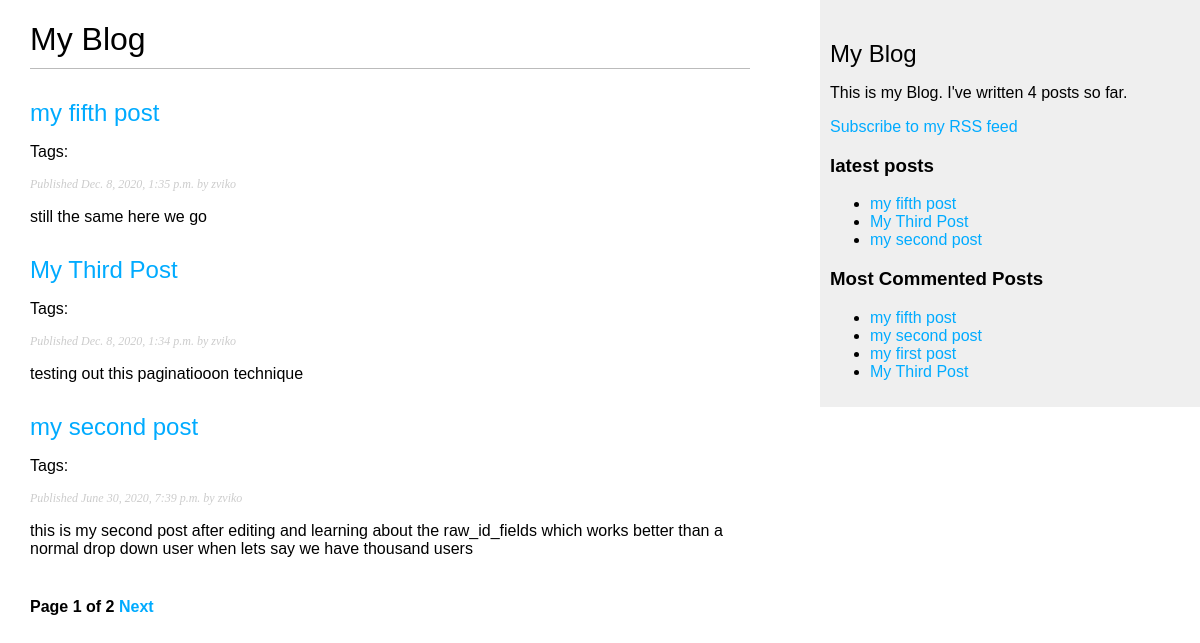
The page /blog/ on the database as committed earlier.
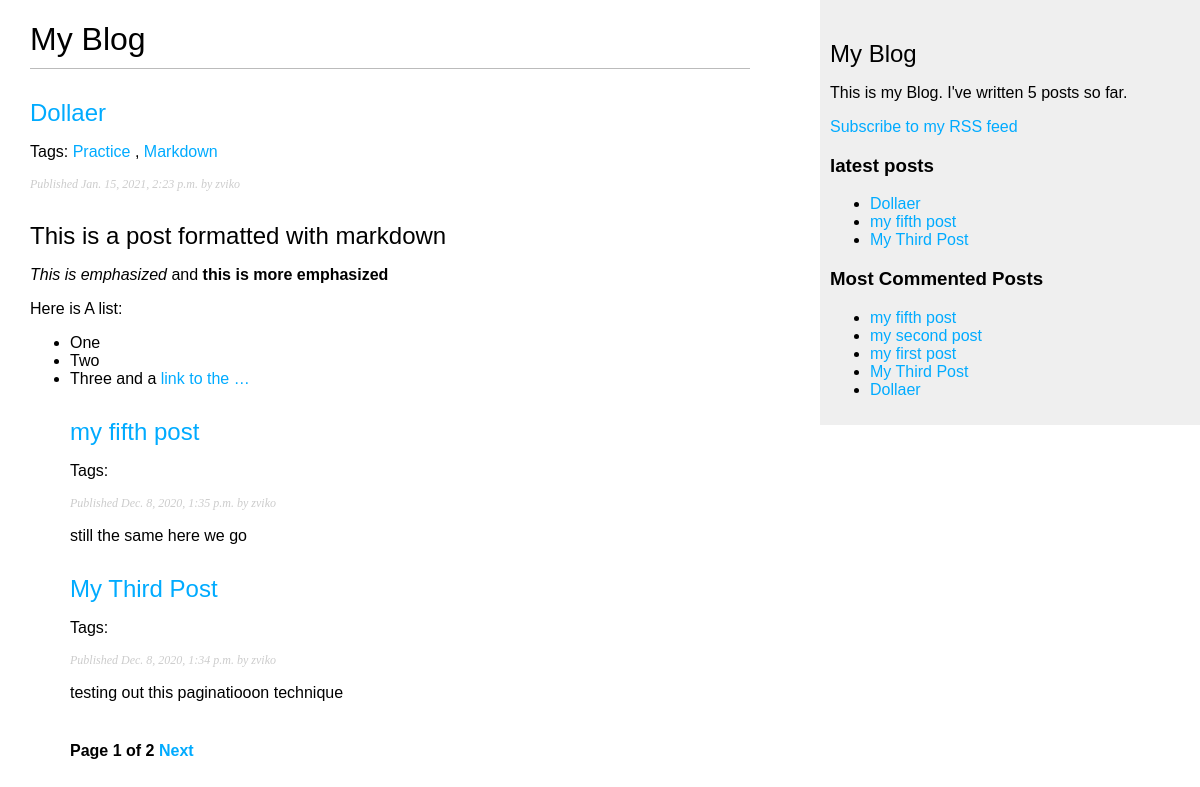
The same page on the database as committed later.
### blog/models.py (models this page shows, shortened)
class Post(models.Model):
    STATUS_CHOICES = (
        ('draft', 'Draft'),
        ('published', 'Published'),
    )
    title = models.CharField(max_length=250)
    slug = models.SlugField(max_length=250, unique_for_date='publish')
    author = models.ForeignKey(User, on_delete=models.CASCADE, related_name='blog_posts')
    body = models.TextField()
    publish = models.DateTimeField(default=timezone.now)
    created = models.DateTimeField(auto_now_add=True)
    updated = models.DateTimeField(auto_now=True)
    status = models.CharField(max_length=10, choices= STATUS_CHOICES,default='draft')
    class Meta:
        ordering = ('-publish',)
    objects = models.Manager()
    published = PublishedManager()
    def get_absolute_url(self):
        return reverse('blog:post_detail', args=[self.publish.year, self.publish.month, self.publish.day, self.slug])
    tags = TaggableManager()

### blog/views.py (the view)
# urls.py: path('', views.post_list, name='post_list'),
def post_list(request, tag_slug=None):
    object_list = Post.published.all()
    tag = None
    if tag_slug:
        tag = get_object_or_404(Tag, slug=tag_slug)
        object_list = object_list.filter(tags__in=[tag])
    paginator = Paginator(object_list, 3)# 3 posts in each page
    page = request.GET.get('page')
    try:
        posts = paginator.page(page)
    except PageNotAnInteger:
        posts = paginator.page(1)
    except EmptyPage:
        posts = paginator.page(paginator.num_pages)
    return render(request, 'blog/post/list.html', {'posts': posts,'page':page, 'tag': tag})

### blog/models.py (called while the page is built)
    def get_queryset(self):
        return super(PublishedManager,
                     self).get_queryset()\
                          .filter(status='published')

### blog/templatetags/blog_tags.py (called while the page is built)
@register.simple_tag
def total_posts():
    return Post.published.count()

@register.inclusion_tag('blog/post/latest_posts.html')
def show_latest_posts(count=5):
    latest_posts = Post.published.order_by('-publish')[:count]
    return {'latest_posts': latest_posts}

@register.simple_tag
def get_most_commented_posts(count=5):
    return Post.published.annotate(total_comments=Count('comments')).order_by('-total_comments')[:count]

@register.filter(name='markdown')
def markdown_format(text):
    return mark_safe(markdown.markdown(text))

### blog/templates/blog/post/list.html (shortened to what this page needs)
{% extends 'blog/base.html' %}
{% load blog_tags %}
{% block content %}
<h1>My Blog</h1>
    {% for post in posts %}
        <h2><a href="{{ post.get_absolute_url }}">{{ post.title }}</a></h2>
        <p class="tags">
            Tags:
            {% for tag in post.tags.all %}
                <a href="{% url 'blog:post_list_by_tag' tag.slug %}">{{ tag.name }}</a>
                {% if not forloop.last %}, {% endif %}
            {% endfor %}
        </p>
        <p class="date"> Published {{post.publish}} by {{post.author}}</p>
    {{post.body|markdown|truncatewords:30 }}
    {% endfor %}
{% include "pagination.html" with page=posts %}
{% endblock %}

### blog/templates/blog/base.html (shortened to what this page needs)
{% load blog_tags %}
{% load static%}
<!DOCTYPE html>
<html>
<head>
    <link href="{% static 'css/blog.css' %}" rel="stylesheet">
</head>
<body>
<div id="content">
    {% block content %}{% endblock %}
</div>
<div id="sidebar">
    <h2>My Blog</h2>
    <p>This is my Blog. I've written {% total_posts%} posts so far.</p>
    <p>
        <a href="{% url 'blog:post_feed' %}">Subscribe to my RSS feed</a>
    </p>
    <h3>latest posts</h3>
    {% show_latest_posts 3 %}
    <h3>Most Commented Posts</h3>
    {% get_most_commented_posts as most_commented_posts %}
    <ul>
        {% for post in most_commented_posts%}
        <li>
            <a href="{{ post.get_absolute_url }}">{{ post.title }}</a>
        </li>
        {% endfor %}
    </ul>
</div>
</body>
</html>

### blog/templates/pagination.html (shortened to what this page needs)
<div class="pagination">
    <span class="step-links">
        <span class="current">
            Page {{ page.number }} of {{ page.paginator.num_pages }}
        </span>
          {% if page.has_next %}
                <a href="?page={{page.next_page_number}}">Next</a>
          {% endif %}
    </span>
</div>

### blog/templates/blog/post/latest_posts.html
<ul>
    {% for post in latest_posts %}
    <li>
        <a href="{{ post.get_absolute_url }}">{{ post.title }}</a>
    </li>
    {% endfor %}
</ul>

### blog/static/css/blog.css (style rules this page uses)
body { margin:0; padding:0; font-family:helvetica, sans-serif; }
a { color:#00abff; text-decoration:none; }
h1 { font-weight:normal; border-bottom:1px solid #bbb; padding:0 0 10px 0; }
h2 { font-weight:normal; margin:30px 0 0; }
#content { float:left; width:60%; padding:0 0 0 30px; }
#sidebar { float:right; width:30%; padding:10px; background:#efefef; height:100%; }
p.date { color:#ccc; font-family: georgia, serif; font-size: 12px; font-style: italic; }
.pagination { margin:40px 0; font-weight:bold; }

Rows that differ between the two databases and show on the page:
no longer on one of the page's lists (row unchanged): Post: title "my second post", publish "June 30, 2020, 7:39 p.m.", author "zviko", body "this is my second post after editing and learning about the raw_id_fields which works better than a normal drop down user when lets say we have thousand users"
added Post: title "Dollaer", publish "Jan. 15, 2021, 2:23 p.m.", author "zviko", body "This is a post formatted with markdown This is emphasized and this is more emphasized Here is A list: One Two Three and a link to the …"
added Tag: name "Practice"
added Tag: name "Markdown"
Other text that changed with them:
text no longer shown: "4"
text now shown: "5"
